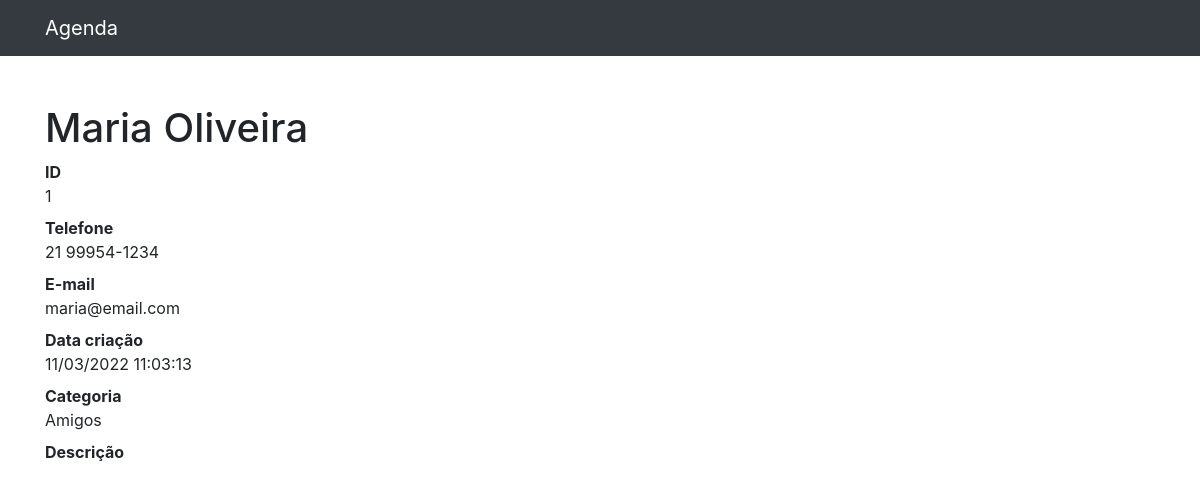
The page /1 on the database its author committed.
### contatos/models.py (models this page shows, shortened)
class Contato(models.Model):
    nome = models.CharField(max_length=255)
    sobrenome = models.CharField(max_length=255, blank=True)
    telefone = models.CharField(max_length=255)
    email = models.CharField(max_length=255, blank=True)
    data_criacao = models.DateTimeField(default=timezone.now)
    descicao = models.TextField(blank=True)
    categoria = models.ForeignKey(Categoria, on_delete=models.DO_NOTHING)

class Categoria(models.Model):
    nome = models.CharField(max_length=255)
    def __str__(self) -> str:
        return self.nome

### contatos/views.py (the view)
# urls.py: path('<int:contato_id>', views.ver_contato, name='ver_contato'),
def ver_contato(request, contato_id):
    contato = get_object_or_404(Contato, id=contato_id)
    return render(request, 'contatos/ver_contato.html', {
        'contato': contato
    })

### contatos/templates/contatos/ver_contato.html (shortened to what this page needs)
{% extends 'base.html' %}
{% block conteudo %}
    <h1 class="mt-5">{{ contato.nome }} {{ contato.sobrenome }}</h1>
    <dl>
        <dt>ID</dt>
        <dd>{{ contato.id }}</dd>
        <dt>Telefone</dt>
        <dd>{{ contato.telefone }}</dd>
        <dt>E-mail</dt>
        <dd>{{ contato.email }}</dd>
        <dt>Data criação</dt>
        <dd>{{ contato.data_criacao|date:'d/m/Y H:m:s ' }}</dd>
        <dt>Categoria</dt>
        <dd>{{ contato.categoria }}</dd>
        <dt>Descrição</dt>
    </dl>
{%endblock%}

### rows shown on the page
Contato: nome "Maria", sobrenome "Oliveira", id "1", telefone "21 99954-1234", email "maria@email.com", data_criacao "11/03/2022 11:03:13", categoria "Amigos"
